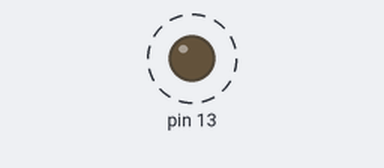
The sketch below on a simulated Arduino Uno, built with avr-gcc and run on an emulated ATmega328P. Shown: output pins drawn as LEDs (lit = HIGH). Dashed ring = blinking.

Above: at 0.2 s.
Timing chart, 0 to 3.0 s (numbered marks = the images above):
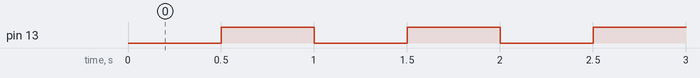

The sketch:

timer1_1.ino
```cpp
#include <TimerOne.h>

int led = 0;

void setup(){
  pinMode(13, OUTPUT);
  Timer1.initialize(500000); // 500000 usec = 500 msec = 0.5 sec
  Timer1.attachInterrupt( ledBlink );
}

void loop(){

}

void ledBlink(){
  if(led == 0){
    led = 1;
  }else{
    led = 0;
  }
  digitalWrite( 13, led );
}
```

Measured:
- by itself, pin 13: alternates HIGH for 0.50 s and LOW for 0.50 s
